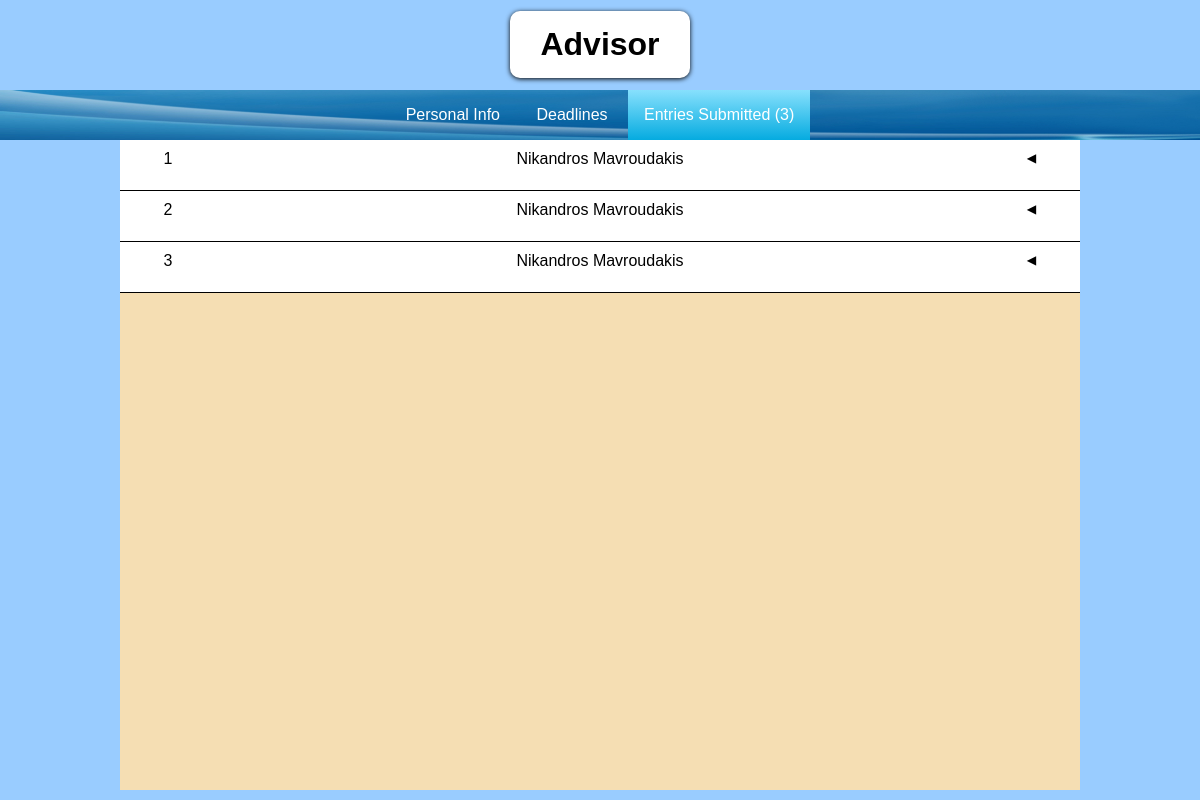
The app's page /feedback.php (signed in) with its own data.
### tables this page shows
CREATE TABLE `records` (
  `id` int(11) NOT NULL,
  `deadline_id` int(10) NOT NULL,
  `username` varchar(15) NOT NULL,
  `day` date NOT NULL,
  `type` varchar(12) NOT NULL,
  `name` varchar(30) NOT NULL,
  `hours` int(11) NOT NULL,
  `taskundertaken` varchar(5000) NOT NULL,
  `reflection` varchar(5000) NOT NULL,
  `a` int(11) NOT NULL,
  `b` int(11) NOT NULL,
  `c` int(11) NOT NULL,
  `d` int(11) NOT NULL,
  `e` int(11) NOT NULL,
  `f` int(11) NOT NULL,
  `g` int(11) NOT NULL,
  `h` int(11) NOT NULL,
  `submitted` int(11) NOT NULL,
  `edit` int(2) NOT NULL,
  `image` varchar(200) NOT NULL,
  `longi` double(10,0) NOT NULL,
  `lat` double(10,0) NOT NULL
);

CREATE TABLE `accounts` (
  `id` int(11) NOT NULL,
  `username` varchar(15) NOT NULL,
  `pass` varchar(20) NOT NULL,
  `name` varchar(35) NOT NULL,
  `surname` varchar(35) NOT NULL,
  `birth` date NOT NULL,
  `gender` varchar(7) NOT NULL,
  `country` varchar(15) NOT NULL,
  `area` varchar(20) NOT NULL,
  `address` varchar(40) NOT NULL,
  `addressnumber` int(11) NOT NULL,
  `administrator` int(11) NOT NULL,
  `entranceyear` year(4) NOT NULL,
  `loginallowance` int(11) NOT NULL,
  `advisor` varchar(15) NOT NULL
);

### checkLogin.php (called while the page is built, shortened)
<?php
	if(!empty($_SESSION)) {
		if($_SESSION['login'] == true) {
			$priv = $_SESSION['administrator'];
		} else {
			header('Location: /cas/');
		}
	} else {
		header('Location: /cas/');
	}
?>

### feedback.php (the view, shortened to what this page needs)
<?php
	include('checkLogin.php');
?>
<!DOCTYPE html>
<html>
	<head>
		<link rel = "stylesheet" type = "text/css" href = "styles\feedback.css">
		<link rel="stylesheet" type="text/css" href="styles\headerIn.css">
	</head>
	<body onresize = "setIdentityPosition()" onload = "setIdentityPosition()">
		<?php
			include('identity.php');
			include('headerIn.php');
			if($priv == 1) {
				$query = 'SELECT * FROM records WHERE username=(SELECT username FROM accounts WHERE advisor=\''.$_SESSION['username'].'\')';
			} else if ($priv == 0) {
				$query = 'SELECT * FROM records WHERE username = \''.$username.'\'';
			}
			$counter = 1;
			$result = mysql_query($query);
			echo '<section id = "feed-section">';
				if($priv == 1) {
					while($records = mysql_fetch_assoc($result)) {
						$rec_id = $records['id'];
						$approval = 0;
						$submitted = $records['submitted'];
						$edit = $records['edit'];
						if($submitted == 1 && $edit == 0 && $approval == 0) {
							$username = $records['username'];
							$date = $records['day'];
							$type = $records['type'];
							$title = $records['name'];
							$hours = $records['hours'];
							$taskundertaken = $records['taskundertaken'];
							$reflection = $records['reflection'];
							$query = 'SELECT name, surname, birth, gender, address, addressnumber, area FROM accounts WHERE username=\''.$username.'\'';
							$result2 = mysql_query($query);
							$studentsInfo = mysql_fetch_assoc($result2);
							$name = $studentsInfo['name'];
							$surname = $studentsInfo['surname'];
							$birth = $studentsInfo['birth'];
							$gender = $studentsInfo['gender'];
							$fullAddress = $studentsInfo['address'].' '.$studentsInfo['addressnumber'].',<br />'.$studentsInfo['area'].',<br />13561';
							echo	'<div id = "feed'.$counter.'" class = "feedback">
										<p class = "left">
											'.$counter.'
										</p>
										<p class = "center">
											'.$name.' '.$surname.'
										</p>
										<div class = "right">
											<p>▼</p>
										</div>
										<div class = "oneFeedback" onclick = "setBackgroundPerFeedBack(\'feed'.$counter.'\')">
										</div>
										<div class = "content">
															<p>'.$username.'</p>
															<p>'.$name.' '.$surname.'</p>
															<p>'.$birth.'</p>
															<p>'.$gender.'</p>
															<p>'.$fullAddress.'</p>
											<div class = "studentWork">
												<table>
														<td><label>Date: </label></td><td><p>'.$date.'</p></td>
														<td><label>Type: </label></td><td><p>'.$type.'</p></td>
														<td><label>Title: </label></td><td><p>'.$title.'</p></td>
														<td><label>Hours spent: </label></td><td><p>'.$hours.'</p></td>
														<td><label>Task Undertaken: </label></td><td><p>'.$taskundertaken.'</p></td>
														<td><label>Reflection: </label></td><td><p>'.$reflection.'</p></td>
													<tr>
														<td><label>Outcomes: </label></td><td><p>';
													echo '</p></td>
													</tr>
												</table>
											</div>
											<div class = "feedback-comments">
												<div class = "leftBorder"></div>
												<form name = "feedback" action = "submitFeedback.php" method = "POST">
													<input type = "hidden" value = "'.$username.'" name = "username" readonly></input>
													<input type = "hidden" value = "'.$rec_id.'" name = "id" readonly></input>
													<label>Comments:</label><br><br>
													<textarea class = "textarea" name = "comments"></textarea>
													<label>Confirm submission acceptance: </label>
													<input name = "acceptance" type = "checkbox" onclick = "warningAcceptance()"></input> <br>
													<input type = "submit" value = "Submit Comments"></input>
												</form>
											</div>
										</div>
									</div>';
								$counter++;
						}
					}
				} else if ($priv == 0) {
					while($record = mysql_fetch_assoc($result)) {
						$editable = $record['edit'];
						$submit = $record['submitted'];
						$original_id = $record['id'];
						$username = $record['username'];
						$date = $record['day'];
						$type = $record['type'];
						$title = $record['name'];
						$hours = $record['hours'];
						$taskundertaken = $record['taskundertaken'];
						$reflection = $record['reflection'];
						$a = $record['a'];
						$b = $record['b'];
						$c = $record['c'];
						$d = $record['d'];
						$e = $record['e'];
						$f = $record['f'];
						$g = $record['g'];
						$h = $record['h'];
						$submitted = $record['submitted'];
						$editable = $record['edit'];
						$query2 = 'SELECT approval FROM feedback WHERE id_record=\''.$original_id.'\'';
						$result2 = mysql_query($query2);
						$img_met = '/cas/proj-images/No.png';
						$approval = 0;
						while($feedback = mysql_fetch_assoc($result2)) {
							if($feedback['approval'] == 1) {
								$approval = 1;
								break;
							}
						}
						if($approval == 1) {
							$img_met = '/cas/proj-images/stick.png';
						}
						if(($submit == 0 && $editable == 1 && $approval == 0) || ($submit == 1 && $editable == 0 && $approval == 1) || ($submit == 1 && $editable == 1 && $approval == 0)) {
							echo	'<div id = "feed'.$counter.'" class = "feedback">
										<p class = "left">
											'.$counter.'
										</p>
										<p class = "center">
											'.$date.' - Approved: <img src = "'.$img_met.'" style = "height: 14px;">
										</p>
										<div class = "right">
											<p>▼</p>
										</div>
										<div class = "oneFeedback" onclick = "setBackgroundPerFeedBack(\'feed'.$counter.'\')">
										</div>
										<div class = "content">
											<div class = "teacherFeedback">
												<div style = "text-align: center;">Teacher Feedback</div>';
								$query2 = 'SELECT comments FROM feedback WHERE id_record=\''.$original_id.'\'';
								$result2 = mysql_query($query2);
								$feedbackCounter = 0;
								while($feedback = mysql_fetch_assoc($result2)) {
									$feedbackCounter++;
									$comments = $feedback['comments'];
									echo '<p>'.$feedbackCounter.') '.$comments.'</p>';
								}
								echo 	'</div>
											<div class = "studentWork">
												<div class = "leftBorder"></div>
												<table>
													<tr>
														<td><label>Date: </label></td><td><p>'.$date.'</p></td>
													</tr>
													<tr>
														<td><label>Type: </label></td><td><p>'.$type.'</p></td>
													</tr>
													<tr>
														<td><label>Title: </label></td><td><p';
														if($editable == 1) {
															echo ' ondblclick="textareaCreation(this)"';
														}
														echo 'id = "titleInit">'.$title.'</p></td>
													</tr>
													<tr>
														<td><label>Hours spent: </label></td><td><p';
														if($editable == 1) {
															echo ' ondblclick="textareaCreation(this)"';
														}
														echo '>'.$hours.'</p></td>
													</tr>
													<tr>
														<td><label>Task Undertaken: </label></td><td><p';
														if($editable == 1) {
															echo ' ondblclick="textareaCreation(this)"';
														}
														echo '>'.$taskundertaken.'</p></td>
													</tr>
													<tr>
														<td><label>Reflection: </label></td><td><p';
														if($editable == 1) {
															echo ' ondblclick="textareaCreation(this)"';
														}
														echo '>'.$reflection.'</p></td>
													</tr>
													<tr>
														<td><label>Outcomes: </label></td><td><p>';
													if($a == 1) {
														echo 'A';
													}
													if($b == 1) {
														if($a == 1)
															echo ', ';
														echo 'B';
													}
													if($c == 1) {
														if($a == 1 || $b == 1)
															echo ', ';
														echo 'C';
													}
													if($d == 1) {
														if($a == 1 || $b == 1 || $c == 1)
															echo ', ';
														echo 'D';
													}
													if($e == 1) {
														if($a == 1 || $b == 1 || $c == 1 || $d == 1)
															echo ', ';
														echo 'E';
													}
													if($f == 1) {
														if($a == 1 || $b == 1 || $c == 1 || $d == 1 || $e == 1)
															echo ', ';
														echo 'F';
													}
													if($g == 1) {
														if($a == 1 || $b == 1 || $c == 1 || $d == 1 || $e == 1 || $f == 1)
															echo ', ';
														echo 'G';
													}
													if($h == 1) {
														if($a == 1 || $b == 1 || $c == 1 || $d == 1 || $e == 1 || $f == 1 || $g == 1)
															echo ', ';
														echo 'H';
													}
													echo '</p></td>
													</tr>
												</table>';
												if($editable == 1) {
													echo '<u onclick = "alert(\'In order to edit the task undertaken and the reflection, double click the respective fields.\')">Now you can edit the entry.</u><br>';
												}
										echo '	</div>
										<div class = "blackArea">
											<div class = "leftBorder"></div>
											</div>
										</div>
									</div>';
								$counter++;
							}
						}
			}
			echo '</section>';
		?>
	</body>
</html>

### identity.php
<?php
	if($priv == 1) {
		$identity = 'Advisor';
	} else {
		$identity = 'Student';
	}
	echo '<div id = "solution-wrapper">
			<div class="card-container">
			  <div class="card">
			    <div class="side"><h1 id = "identity">'.$identity.'</h1></div>
			    <div class="side back"><h1><a style = "color: black;" href = "/cas/logout.php">Log Out</a></h1></div>
			  </div>
			</div>
		</div>';
?>

### headerIn.php (shortened to what this page needs)
<nav>
	<ul>
		<?php
			if($priv == 1) {
				$query = 'SELECT COUNT(*) AS number FROM records WHERE username=(SELECT username FROM accounts WHERE advisor=\''.$_SESSION['username'].'\' AND submitted=1 AND edit=0)';
				$result = mysql_query($query);
				$number = mysql_fetch_assoc($result);
				$query = 'SELECT COUNT(*) AS number2 FROM feedback WHERE approval=1 AND writtenby=\''.$_SESSION['username'].'\'';
				$result = mysql_query($query);
				$number2 = mysql_fetch_assoc($result);
				$total = $number['number'] - $number2['number2'];
				$entries = 'Entries Submitted ('.$total.')';
			}
			$currentPage = basename($_SERVER['PHP_SELF']);
			$personal = '';
			$deadlines = '';
			$feedback = '';
			if(strcmp($currentPage, 'personal.php') == 0) {
				$personal = 'current';
			} else if (strcmp($currentPage, 'deadlines.php') == 0) {
				$deadlines = 'current';
			} else if (strcmp($currentPage, 'feedback.php') == 0) {
				$feedback = 'current';
			} else if(strcmp($currentPage, 'submission.php') == 0) {
				$submit = 'current';
			}
			echo
			'
				<li class = "'.$personal.'"><a href="/cas/personal.php">
					Personal Info
				</a>
			</li>
				<li class = "'.$deadlines.'"><a href="/cas/deadlines.php">Deadlines</a>
			</li>
			<li class = "'.$feedback.'"><a href="/cas/feedback.php">'.$entries.'</a>
				</li>';
		?>
	</ul>
</nav>

### styles/feedback.css (style rules this page uses)
#feed-section { height: 90%; width: 80%; margin: 0px auto; background-color: wheat; }
.feedback { height: 50px; background-color: white; border-bottom: 1px solid black; }
.left { position: relative; width: 10%; float: left; text-align: center; padding: 1% 0px; }
.center { position: relative; width: 80%; text-align: center; float: left; padding: 1% 0px; }
.right { position: relative; width: 10%; text-align: center; float: left; padding: 1% 0px; overflow: hidden; }
.right p { transform: rotate(90deg); }
.oneFeedback { position: relative; width: 100%; height: 50px; opacity: 0.2; }

### styles/headerIn.css (style rules this page uses)
body { margin: 0px; padding: 0px; background-color: #99ccff; text-align: center; font-family: sans-serif; }
section { position: relative; width: 100%; text-align: center; }
* { margin: 0px; border: 0px; padding: 0px; }
#solution-wrapper { position: relative; width: 100%; height: 70px; text-align: center; margin: 10px 0px; }
#identity { padding: 15px 0px; margin: 1px auto; width: 100%; cursor: default; border-radius: 10px; background-color: white; box-shadow: 0px 1px 5px #000; }
a { color: white; text-decoration: none; display: block; padding: 16px; }
nav { position: relative; text-align: center; width: 100%; background-color: yellow; }
nav ul { text-align: center; height: 50px; background: url('../background-images/skyEdited.jpg'); background-position: 0px -2px; background-size: 100% 60px; }
nav li { display: inline-block; height: 100%; }
.current { background: rgb(135,224,253); background: -moz-linear-gradient(top, rgba(135,224,253,1) 0%, rgba(83,203,241,1) 40%, rgba(5,171,224,1) 100%); background: -webkit-linear-gradient(top, rgba(135,224,253,1) 0%,rgba(83,203,241,1) 40%,rgba(5,171,224,1) 100%); background: linear-gradient(to bottom, rgba(135,224,253,1) 0%,rgba(83,203,241,1) 40%,rgba(5,171,224,1) 100%); filter: progid:DXImageTransform.Microsoft.gradient( startColorstr='#87e0fd', endColorstr='#05abe0',GradientType=0 ); }
.card-container { height: 100%; position: relative; width: 15%; margin: 0px auto; }
.card { height: 100%; transform-style: preserve-3d; transition: all .5s ease-in-out; width: 100%; }
.card .side { backface-visibility: hidden; height: 100%; position: absolute; width: 100%; }
.card .back { transform: rotateY(180deg); }

### records on screen
records: accounts.name "Nikandros", accounts.surname "Mavroudakis"
records: accounts.name "Nikandros", accounts.surname "Mavroudakis"
records: accounts.name "Nikandros", accounts.surname "Mavroudakis"

### other values on screen
$identity "Advisor"
$entries "Entries Submitted (3)"
